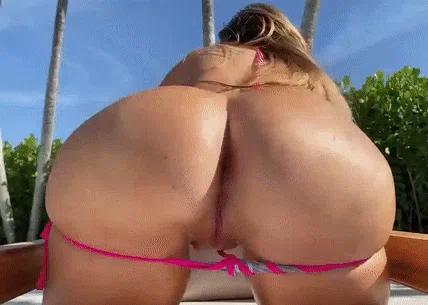
#> input picture b/pix/1.webp, 428 x 305 px
$ python w2g.py
#> lines starting #> are read from the running program, lines starting #| are printed output that depends on the picture
#!/usr/bin/env python3
'''
Convert WEBP image to gif - Works perfectly fine
source of candy = https://www.sex.com/search/gifs?query=pawg+ass
'''
from PIL import Image
im = Image.open('1.webp')
#> im is the input picture: PIL image 428x305 RGBA; mean R, G, B, A 134.7, 113.1, 110.1, 255
im.info.pop('background', None)
im.save('that.gif', 'gif', save_all=True)
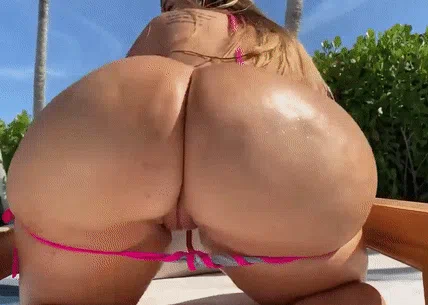
#> im: PIL image 428x305 RGBA; mean R, G, B, A 140.2, 109.8, 97.8, 255
